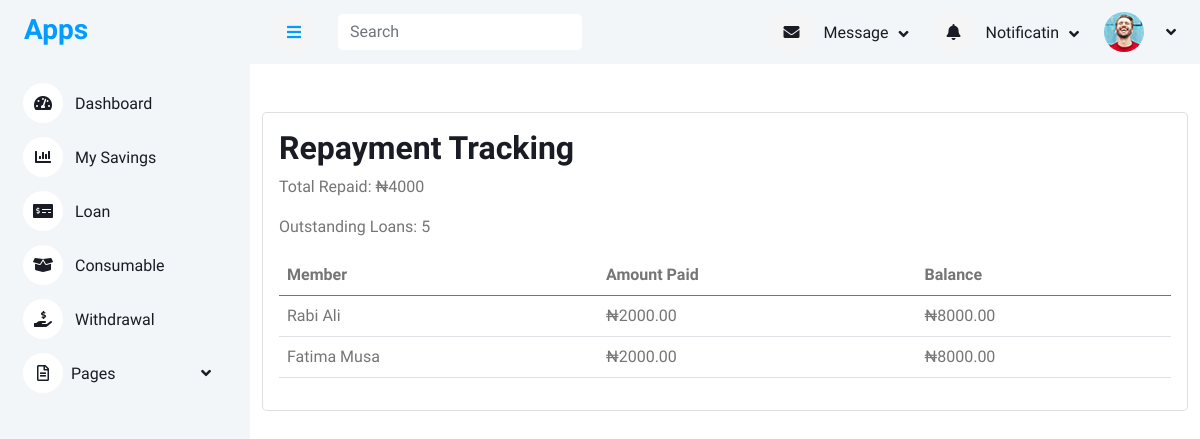
Before: /loan/repayments/ with the older database file.
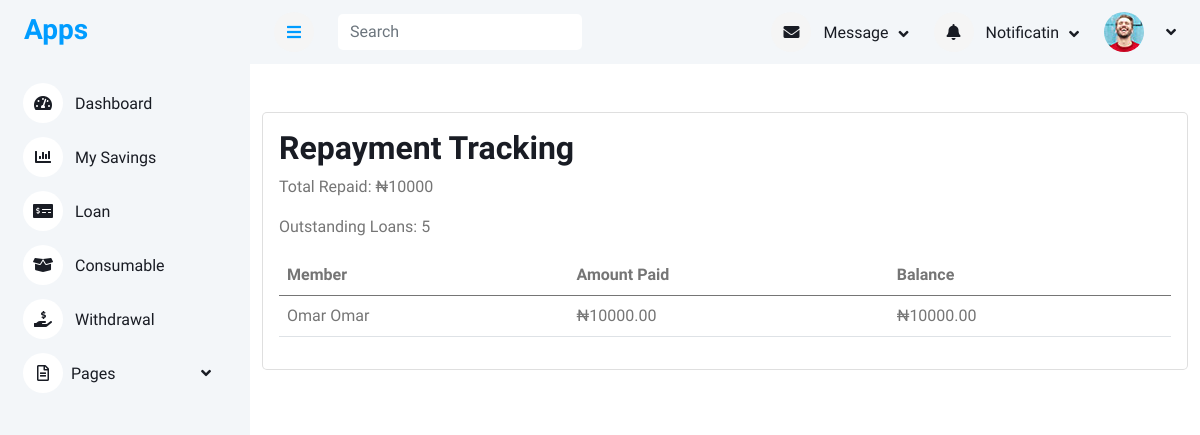
After: the same page with the newer database file.
### loan/models.py (models this page shows, shortened)
class LoanRepayback(models.Model):
    loan_request = models.ForeignKey(LoanRequest, on_delete=models.CASCADE, related_name="repaybacks")
    repayment_date = models.DateField()
    amount_paid = models.DecimalField(max_digits=10, decimal_places=2)
    balance_remaining = models.DecimalField(max_digits=10, decimal_places=2)
    created_by = models.ForeignKey(User,on_delete=models.CASCADE)

class LoanRequest(models.Model):
    member = models.ForeignKey(Member, on_delete=models.CASCADE, related_name="loan_requests")
    loan_type = models.ForeignKey(LoanType, on_delete=models.SET_NULL, null=True, blank=True)
    amount = models.DecimalField(max_digits=10, decimal_places=2)
    approved_amount = models.DecimalField(max_digits=10, decimal_places=2, null=True, blank=True)
    loan_term_months = models.PositiveIntegerField()
    application_date = models.DateField(default=today_date)
    approval_date = models.DateField(null=True, blank=True)
    status = models.CharField(max_length=20,choices=[ ("pending", "Pending"),("approved", "Approved"),("rejected", "Rejected"),  ("paid", "paid") ], default="pending",)
    rejection_reason = models.TextField(blank=True, null=True)
    file_one = models.ImageField(upload_to='file_one', blank=True, null=True)
    bank_name = models.ForeignKey(BankName,on_delete=models.CASCADE)
    bank_code = models.ForeignKey(BankCode,on_delete=models.CASCADE)
    account_number  = models.CharField(max_length=100)
    guarantor = models.ForeignKey(Member, on_delete=models.SET_NULL, null=True, blank=True, related_name="guaranteed_loans")
    guarantor_accepted = models.BooleanField(default=False)
    created_by = models.ForeignKey(User,on_delete=models.CASCADE)
    approved_by = models.ForeignKey(User, on_delete=models.SET_NULL, null=True, blank=True, related_name='approved_loan')
    date_created = models.DateTimeField(auto_now_add=True)

### accounts/models.py (models this page shows, shortened)
class Member(models.Model):
    member = models.OneToOneField(User, on_delete=models.SET_NULL, null=True, blank=True,related_name='member')
    ippis = models.IntegerField(unique=True)  # Required and unique
    total_savings = models.DecimalField(max_digits=12, decimal_places=2, blank=True, null=True)

class User(AbstractUser):
    first_name = models.CharField(max_length=100)
    last_name = models.CharField(max_length=100)
    other_name = models.CharField(max_length=100)
    date_of_birth = models.DateField(blank=True,null=True)
    username = models.CharField(max_length=100, unique=True)
    savings = models.IntegerField(blank=True,null=True)
    account_type = models.CharField(max_length=100,blank=True,null=True)
    department = models.CharField(max_length=100)
    unit = models.CharField(max_length=100)
    gender = models.ForeignKey(Gender, on_delete=models.CASCADE, blank=True, null=True)
    group = models.ForeignKey(UserGroup, on_delete=models.CASCADE, blank=True, null=True)
    marital_status = models.ForeignKey(MaritalStatus,on_delete=models.SET_NULL, null=True, blank=True)
    religion = models.ForeignKey(Religion, on_delete=models.SET_NULL, null=True, blank=True,)
    passport = models.ImageField(upload_to='passport', blank=True, null=True)
    phone1 = models.CharField(max_length=15,null=True, blank=True)
    phone2 = models.CharField(max_length=15, null=True, blank=True)
    email = models.EmailField(blank=True, null=True)
    member_number = models.CharField(max_length=100)

### loan/views.py (the view)
# urls.py: path('loan/repayments/', views.admin_repayment_tracking, name='admin_repayment_tracking'),
def admin_repayment_tracking(request):
    repayments_list = LoanRepayback.objects.select_related(
        'loan_request__member', 'loan_request__loan_type'
    ).order_by('-repayment_date')
    member_filter = request.GET.get('member')
    date_from = request.GET.get('date_from')
    date_to = request.GET.get('date_to')
    if member_filter:
        repayments_list = repayments_list.filter(loan_request__member_id=member_filter)
    if date_from:
        repayments_list = repayments_list.filter(repayment_date__gte=date_from)
    if date_to:
        repayments_list = repayments_list.filter(repayment_date__lte=date_to)
    paginator = Paginator(repayments_list, 25)
    page_number = request.GET.get('page')
    repayments = paginator.get_page(page_number)
    total_repaid = repayments_list.aggregate(Sum('amount_paid'))['amount_paid__sum'] or 0
    outstanding_loans = LoanRequest.objects.filter(status='approved').count()
    context = {
        'repayments': repayments,
        'total_repaid': total_repaid,
        'outstanding_loans': outstanding_loans,
        'members': Member.objects.all(),
        'current_member': member_filter,
        'date_from': date_from,
        'date_to': date_to,
    }
    return render(request, 'loan/repayment_tracking.html', context)

### templates/loan/repayment_tracking.html
{% extends 'base/base.html' %}
{% block content %}
<div class="container mt-5">
    <div class="card">
        <div class="card-body">
            <h2>Repayment Tracking</h2>
<p>Total Repaid: ₦{{ total_repaid }}</p>
<p>Outstanding Loans: {{ outstanding_loans }}</p>
<div class="table-responsive">
<table class="table table-hover">
  <thead><tr>
    <th>Member</th>
    <th>Amount Paid</th>
    <th>Balance</th>
</tr>
</thead>
  <tbody>
    {% for r in repayments %}
    <tr>
      <td>{{ r.loan_request.member.member.first_name }} {{ r.loan_request.member.member.last_name }}</td>
      <td>₦{{ r.amount_paid }}</td>
      <td>₦{{ r.balance_remaining }}</td>
    </tr>
    {% endfor %}
  </tbody>
</table>
</div>
        </div>
    </div>
</div>
{% endblock content %}

Changed rows visible on the page:
removed LoanRepayback: loan_request.member.member.first_name "Rabi", loan_request.member.member.last_name "Ali", amount_paid "2000.00", balance_remaining "8000.00"
removed LoanRepayback: loan_request.member.member.first_name "Fatima", loan_request.member.member.last_name "Musa", amount_paid "2000.00", balance_remaining "8000.00"
added LoanRepayback: loan_request.member.member.first_name "Omar", loan_request.member.member.last_name "Omar", amount_paid "10000.00", balance_remaining "10000.00"
Other visible differences:
{{ total_repaid }}: "4000" → "10000"
